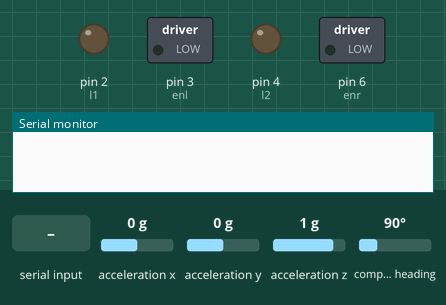
The sketch below on a simulated Arduino Uno, built with avr-gcc and run on an emulated ATmega328P. On the bench: switched loads named in the sketch (green lamp = pin HIGH), output pins drawn as LEDs (lit = HIGH), the last lines printed to the serial monitor. Inputs (shaded band) come from the test bench; at power-on: compass heading 90°, acceleration x 0 g, acceleration y 0 g, acceleration z 1 g. Pins used as bus, display or sensor lines are not drawn.

Above: at 2.2 s.
2.3 s: "F\n" received over Serial
At 3.0 s:
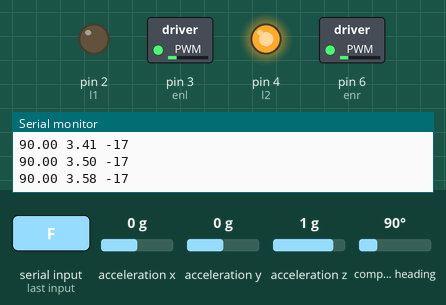
5.3 s: compass heading set to 7°
8.3 s: byte 83 ('S') received over Serial
At 8.9 s:
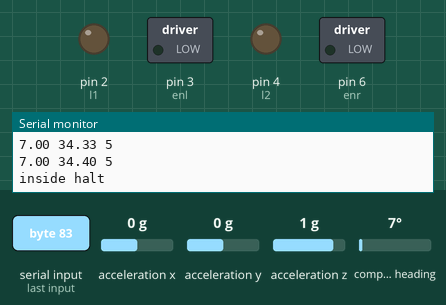
9.8 s: byte 70 ('F') received over Serial
At 10.6 s:
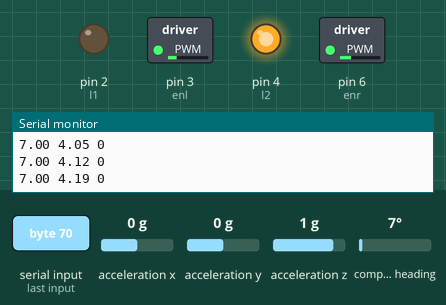
12.8 s: "S\n" received over Serial
At 13.5 s:
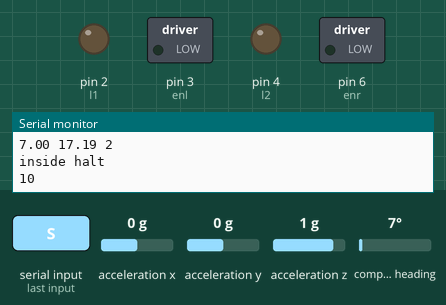
Timing chart, 0 to 15.3 s (numbered marks = the images above; inputs shaded):
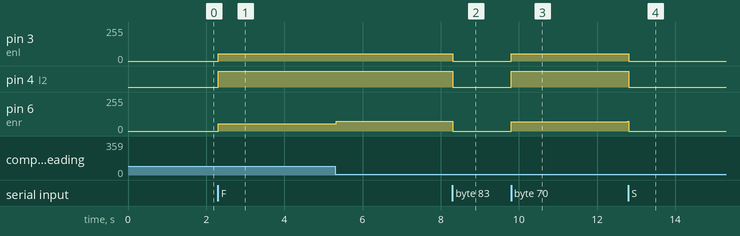

The sketch:

PID_Circling.ino
```cpp
#include <Adafruit_BNO055.h>
#include <Adafruit_Sensor.h>
#include <Wire.h>
#include <utility/imumaths.h>

//IMU communication
Adafruit_BNO055 bno = Adafruit_BNO055(55);
float w = 0.1; //in rad per sec
float t = 6.28/w; // in sec
float v = 2; // m/s


// Pin Config
//int pwm_a = 10; //PWM control for motor outputs 1 and 2 is on digital pin 10

int l1=2;//A3
int l2=4;//A2

int r1=7;//A1
int r2=8;//A0


int enl=3;//11
int enr=6;//10

//Control Variables
int PWM_l = 0; // Change the intial values to velocity mapping
int PWM_r = 0;
int PWM_diff = 20;
int tune_PWM = 50;
float kp = 0.2;
float kd = 0.002;
float ki = 0.001;
unsigned long time_lapsed;
float theta = 0;
float last_error = 0;

void setup()
{
  Serial.begin(9600);
//  Serial.println("inside setup");/
   if(!bno.begin())
  {
    /* There was a problem detecting the BNO055 ... check your connections */
    Serial.print("Ooops, no/ BNO055 detected ... Check your wiring or I2C ADDR!");
    while(1);
  }

  delay(1000);

  bno.setExtCrystalUse(true);


  pinMode(l1,OUTPUT);   // Left motor output
  pinMode(l2,OUTPUT);

  pinMode(r1,OUTPUT);  //Right motor output
  pinMode(r2,OUTPUT);

  pinMode(enl,OUTPUT);   //Enable pins of R and L motors
  pinMode(enr,OUTPUT);

  analogWrite(enl, PWM_l);
  analogWrite(enr, PWM_r);

}

void loop()
{
//  Serial.println("inside loop"); /
  imu::Vector<3> euler = bno.getVector(Adafruit_BNO055::VECTOR_EULER);
  if(Serial.available())
  {

    int ch = Serial.read();
      Serial.println(ch);
      if((char)ch == 'F')
      {
        unsigned long time_start = millis();
        while((char)ch != 'S')
         {

           euler = bno.getVector(Adafruit_BNO055::VECTOR_EULER);
           forward(euler.x(),euler.y(),euler.z(),time_start);
           ch = Serial.read();

         }
      }
      if((char)ch == 'S')
       {
        halt();
        theta = 0;
       }
  }

}

void forward(float a1, float a2, float a3, unsigned long time_start)
{
   long error;
   theta = ( (millis() - time_start)*360.0)/(t*1000.0);
   error = theta - a1;
   PWM_diff = kp*error ;//+ kd*(error - last_error);
//   Serial.print(" ");
   last_error = error;

   Serial.print(a1);
   Serial.print(" ");
   Serial.print(theta);
   Serial.print(" ");
   Serial.print(PWM_diff);
   Serial.print("\n");
   PWM_r = 70 + PWM_diff; // this base will depend on the velocity
   PWM_l = 55;

   digitalWrite(l2, HIGH);
   digitalWrite(l1, LOW);
   analogWrite(enl, PWM_l);

   digitalWrite(r2, HIGH);
   digitalWrite(r1, LOW);
   analogWrite(enr, PWM_r);
//  / Serial.println("inside forward");

}

void halt()
{
   PWM_l = 0;
   PWM_r = 0;
  digitalWrite(l2, LOW);
  digitalWrite(l1, LOW);
  analogWrite(enl, PWM_l);

  digitalWrite(r2, LOW);
  digitalWrite(r1, LOW);
  analogWrite(enr, PWM_r);

  Serial.println("inside halt ");
}
```

Measured:
- after the input at 2.3 s, pin 3 (enl): 0/255 → 55/255 at once; pin 4 (l2): LOW → HIGH at once; pin 6 (enr): 0/255 → 53/255 at once, → 54/255 0.89 s later, → 55/255 0.87 s later, → 56/255 0.88 s later
- after the input at 8.3 s, pin 3 (enl): 55/255 → 0/255 at once; pin 4 (l2): HIGH → LOW at once
- after the input at 9.8 s, pin 3 (enl): 0/255 → 55/255 at once; pin 4 (l2): LOW → HIGH at once; pin 6 (enr): 0/255 → 69/255 at once, → 70/255 0.37 s later, → 71/255 1.8 s later, → 72/255 0.87 s later
- after the input at 12.8 s, pin 3 (enl): 55/255 → 0/255 at once; pin 4 (l2): HIGH → LOW at once
